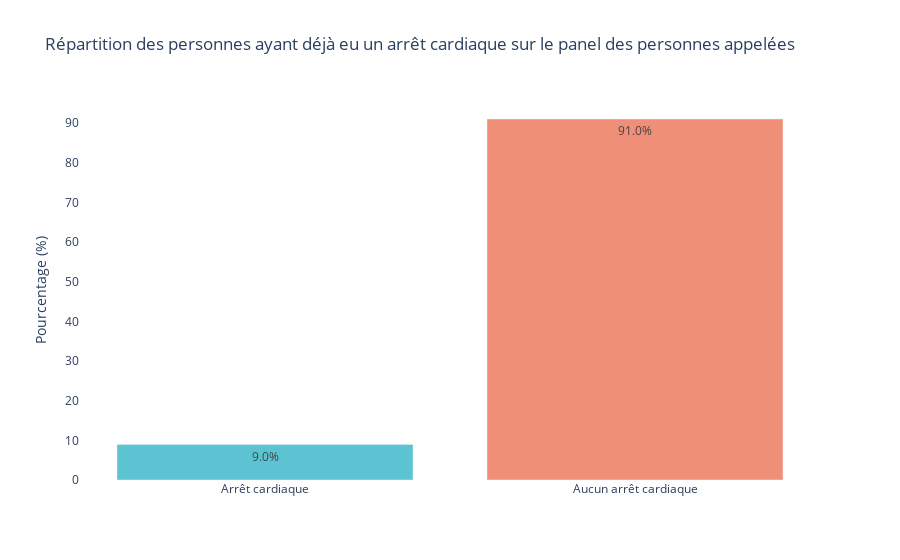

The notebook cell saved with this chart:
### Markdown cell above
Ces appels sont passés pour évaluer les causes possibles de risque cardiaque chez une personne. Ainsi la dernière question posée concerne les antécédents de crise cardiaqe. Sur les personnes appelées, la répartition des personnes ayant eu une crise cardiaque est la suivante :

### Code cell
import plotly.graph_objects as go

# Calcul du pourcentage pour chaque classe de TARGET
target_counts = df_train['TARGET'].value_counts(normalize=True)
labels = ['Arrêt cardiaque', 'Aucun arrêt cardiaque']
values = [target_counts[True]*100, target_counts[False]*100]


colors = [plotly_colors[0], plotly_colors[1]]

fig_target = go.Figure(data=[
    go.Bar(
        x=labels,
        y=values,
        marker_color=colors,
        text=[f"{v:.1f}%" for v in values],
        textposition='auto'
    )
])

fig_target.update_layout(
    title="Répartition des personnes ayant déjà eu un arrêt cardiaque sur le panel des personnes appelées",
    yaxis_title="Pourcentage (%)",
    xaxis_title="",
    plot_bgcolor='white'
)
fig_target.show()

### Figure 1 — Plotly figure (JSON) as saved in the notebook; plotly's stock layout.template omitted (floating-point values rounded to 4 significant figures)
{"data": [{"marker": {"color": ["#5cc3d3", "#f08f78"]}, "text": ["9.0%", "91.0%"], "textposition": "auto", "type": "bar", "x": ["Arrêt cardiaque", "Aucun arrêt cardiaque"], "y": [8.951, 91.05]}], "layout": {"plot_bgcolor": "white", "title": {"text": "Répartition des personnes ayant déjà eu un arrêt cardiaque sur le panel des personnes appelées"}, "xaxis": {"title": {"text": ""}}, "yaxis": {"title": {"text": "Pourcentage (%)"}}}}
